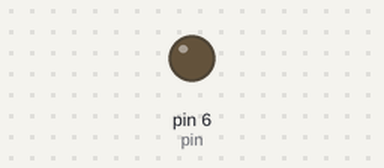
The sketch below on a simulated Arduino Uno, built with avr-gcc and run on an emulated ATmega328P. On the bench: output pins drawn as LEDs (lit = HIGH).

Above: at 0.05 s.
Timing chart, 0 to 3.0 s (numbered marks = the images above):
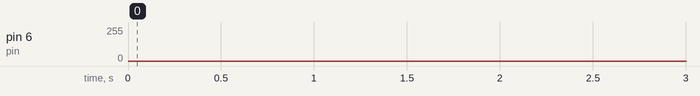

The sketch:

analog.ino
```cpp
int pin = 6;
int speed = 1;
int max = 255;
int min = 0;
int timeout = 1000;
int rate = 2;

void setup()
{
  pinMode(pin, OUTPUT);
}

void loop()
{
  int i = 0;
  for (i; i <= max; i += rate)
  {
    analogWrite(pin, i);
    delay(speed);
  }
  for (i; i >= min; i -= rate)
  {
    analogWrite(pin, i);
    delay(speed);
  }
  delay(timeout);
}
```
